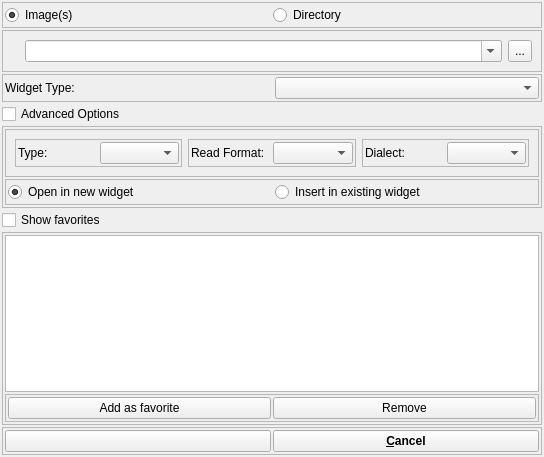
<?xml version="1.0" encoding="UTF-8"?>
<ui version="4.0">
 <class>fileDialog</class>
 <widget class="QWidget" name="fileDialog">
  <property name="geometry">
   <rect>
    <x>0</x>
    <y>0</y>
    <width>544</width>
    <height>457</height>
   </rect>
  </property>
  <property name="sizePolicy">
   <sizepolicy hsizetype="Minimum" vsizetype="Maximum">
    <horstretch>0</horstretch>
    <verstretch>0</verstretch>
   </sizepolicy>
  </property>
  <property name="windowTitle">
   <string>Open Image(s)</string>
  </property>
  <layout class="QVBoxLayout" name="verticalLayout">
   <property name="spacing">
    <number>2</number>
   </property>
   <property name="margin">
    <number>2</number>
   </property>
   <item>
    <widget class="QFrame" name="frame_2">
     <property name="sizePolicy">
      <sizepolicy hsizetype="Minimum" vsizetype="Minimum">
       <horstretch>0</horstretch>
       <verstretch>0</verstretch>
      </sizepolicy>
     </property>
     <property name="frameShape">
      <enum>QFrame::StyledPanel</enum>
     </property>
     <property name="frameShadow">
      <enum>QFrame::Raised</enum>
     </property>
     <layout class="QHBoxLayout" name="horizontalLayout_7">
      <property name="spacing">
       <number>2</number>
      </property>
      <property name="margin">
       <number>2</number>
      </property>
      <item>
       <widget class="QRadioButton" name="imageRadio">
        <property name="sizePolicy">
         <sizepolicy hsizetype="Minimum" vsizetype="Minimum">
          <horstretch>0</horstretch>
          <verstretch>0</verstretch>
         </sizepolicy>
        </property>
        <property name="text">
         <string>Image(s)</string>
        </property>
        <property name="checked">
         <bool>true</bool>
        </property>
       </widget>
      </item>
      <item>
       <widget class="QRadioButton" name="dirRadio">
        <property name="sizePolicy">
         <sizepolicy hsizetype="Minimum" vsizetype="Minimum">
          <horstretch>0</horstretch>
          <verstretch>0</verstretch>
         </sizepolicy>
        </property>
        <property name="text">
         <string>Directory</string>
        </property>
       </widget>
      </item>
     </layout>
    </widget>
   </item>
   <item>
    <widget class="QFrame" name="frame">
     <property name="sizePolicy">
      <sizepolicy hsizetype="Minimum" vsizetype="Minimum">
       <horstretch>0</horstretch>
       <verstretch>0</verstretch>
      </sizepolicy>
     </property>
     <property name="frameShape">
      <enum>QFrame::StyledPanel</enum>
     </property>
     <property name="frameShadow">
      <enum>QFrame::Raised</enum>
     </property>
     <layout class="QHBoxLayout" name="horizontalLayout">
      <item>
       <widget class="QLabel" name="fileDirLabel">
        <property name="sizePolicy">
         <sizepolicy hsizetype="Maximum" vsizetype="Minimum">
          <horstretch>0</horstretch>
          <verstretch>0</verstretch>
         </sizepolicy>
        </property>
        <property name="text">
         <string/>
        </property>
       </widget>
      </item>
      <item>
       <widget class="QComboBox" name="fileDirEdit">
        <property name="sizePolicy">
         <sizepolicy hsizetype="Minimum" vsizetype="Minimum">
          <horstretch>0</horstretch>
          <verstretch>0</verstretch>
         </sizepolicy>
        </property>
        <property name="editable">
         <bool>true</bool>
        </property>
        <property name="insertPolicy">
         <enum>QComboBox::InsertAtTop</enum>
        </property>
       </widget>
      </item>
      <item>
       <widget class="QToolButton" name="browseButton">
        <property name="sizePolicy">
         <sizepolicy hsizetype="Fixed" vsizetype="Minimum">
          <horstretch>0</horstretch>
          <verstretch>0</verstretch>
         </sizepolicy>
        </property>
        <property name="text">
         <string>...</string>
        </property>
       </widget>
      </item>
     </layout>
    </widget>
   </item>
   <item>
    <widget class="QFrame" name="widgetTypeframe">
     <property name="frameShape">
      <enum>QFrame::StyledPanel</enum>
     </property>
     <property name="frameShadow">
      <enum>QFrame::Raised</enum>
     </property>
     <layout class="QHBoxLayout" name="horizontalLayout_8">
      <property name="margin">
       <number>2</number>
      </property>
      <item>
       <widget class="QLabel" name="label">
        <property name="text">
         <string>Widget Type:</string>
        </property>
       </widget>
      </item>
      <item>
       <widget class="QComboBox" name="widgetTypeComboBox"/>
      </item>
     </layout>
    </widget>
   </item>
   <item>
    <widget class="QCheckBox" name="advancedOptionsCheck">
     <property name="sizePolicy">
      <sizepolicy hsizetype="Minimum" vsizetype="Minimum">
       <horstretch>0</horstretch>
       <verstretch>0</verstretch>
      </sizepolicy>
     </property>
     <property name="text">
      <string>Advanced Options</string>
     </property>
    </widget>
   </item>
   <item>
    <widget class="QFrame" name="advancedOptionsFrame">
     <property name="sizePolicy">
      <sizepolicy hsizetype="Minimum" vsizetype="Minimum">
       <horstretch>0</horstretch>
       <verstretch>0</verstretch>
      </sizepolicy>
     </property>
     <property name="frameShape">
      <enum>QFrame::StyledPanel</enum>
     </property>
     <property name="frameShadow">
      <enum>QFrame::Raised</enum>
     </property>
     <layout class="QVBoxLayout" name="verticalLayout_2">
      <property name="spacing">
       <number>2</number>
      </property>
      <property name="sizeConstraint">
       <enum>QLayout::SetMinimumSize</enum>
      </property>
      <property name="margin">
       <number>2</number>
      </property>
      <item>
       <widget class="QFrame" name="frame_4">
        <property name="sizePolicy">
         <sizepolicy hsizetype="Preferred" vsizetype="Minimum">
          <horstretch>0</horstretch>
          <verstretch>0</verstretch>
         </sizepolicy>
        </property>
        <property name="frameShape">
         <enum>QFrame::StyledPanel</enum>
        </property>
        <property name="frameShadow">
         <enum>QFrame::Raised</enum>
        </property>
        <layout class="QHBoxLayout" name="horizontalLayout_2">
         <item>
          <widget class="QFrame" name="typeFrame">
           <property name="sizePolicy">
            <sizepolicy hsizetype="Preferred" vsizetype="Minimum">
             <horstretch>0</horstretch>
             <verstretch>0</verstretch>
            </sizepolicy>
           </property>
           <property name="frameShape">
            <enum>QFrame::StyledPanel</enum>
           </property>
           <property name="frameShadow">
            <enum>QFrame::Raised</enum>
           </property>
           <layout class="QHBoxLayout" name="horizontalLayout_4">
            <property name="spacing">
             <number>2</number>
            </property>
            <property name="margin">
             <number>2</number>
            </property>
            <item>
             <widget class="QLabel" name="typeLabel">
              <property name="sizePolicy">
               <sizepolicy hsizetype="Preferred" vsizetype="Minimum">
                <horstretch>0</horstretch>
                <verstretch>0</verstretch>
               </sizepolicy>
              </property>
              <property name="text">
               <string>Type:</string>
              </property>
             </widget>
            </item>
            <item>
             <widget class="QComboBox" name="typeComboBox">
              <property name="sizePolicy">
               <sizepolicy hsizetype="Preferred" vsizetype="Minimum">
                <horstretch>0</horstretch>
                <verstretch>0</verstretch>
               </sizepolicy>
              </property>
             </widget>
            </item>
           </layout>
          </widget>
         </item>
         <item>
          <widget class="QFrame" name="rfFrame">
           <property name="sizePolicy">
            <sizepolicy hsizetype="Preferred" vsizetype="Minimum">
             <horstretch>0</horstretch>
             <verstretch>0</verstretch>
            </sizepolicy>
           </property>
           <property name="frameShape">
            <enum>QFrame::StyledPanel</enum>
           </property>
           <property name="frameShadow">
            <enum>QFrame::Raised</enum>
           </property>
           <layout class="QHBoxLayout" name="horizontalLayout_5">
            <property name="spacing">
             <number>2</number>
            </property>
            <property name="margin">
             <number>2</number>
            </property>
            <item>
             <widget class="QLabel" name="rfLabel">
              <property name="sizePolicy">
               <sizepolicy hsizetype="Preferred" vsizetype="Minimum">
                <horstretch>0</horstretch>
                <verstretch>0</verstretch>
               </sizepolicy>
              </property>
              <property name="text">
               <string>Read Format:</string>
              </property>
             </widget>
            </item>
            <item>
             <widget class="QComboBox" name="rfComboBox">
              <property name="sizePolicy">
               <sizepolicy hsizetype="Preferred" vsizetype="Minimum">
                <horstretch>0</horstretch>
                <verstretch>0</verstretch>
               </sizepolicy>
              </property>
             </widget>
            </item>
           </layout>
          </widget>
         </item>
         <item>
          <widget class="QFrame" name="dialectFrame">
           <property name="sizePolicy">
            <sizepolicy hsizetype="Preferred" vsizetype="Minimum">
             <horstretch>0</horstretch>
             <verstretch>0</verstretch>
            </sizepolicy>
           </property>
           <property name="frameShape">
            <enum>QFrame::StyledPanel</enum>
           </property>
           <property name="frameShadow">
            <enum>QFrame::Raised</enum>
           </property>
           <layout class="QHBoxLayout" name="horizontalLayout_6">
            <property name="spacing">
             <number>2</number>
            </property>
            <property name="margin">
             <number>2</number>
            </property>
            <item>
             <widget class="QLabel" name="dialectLabel">
              <property name="sizePolicy">
               <sizepolicy hsizetype="Preferred" vsizetype="Minimum">
                <horstretch>0</horstretch>
                <verstretch>0</verstretch>
               </sizepolicy>
              </property>
              <property name="text">
               <string>Dialect:</string>
              </property>
             </widget>
            </item>
            <item>
             <widget class="QComboBox" name="dialectComboBox">
              <property name="sizePolicy">
               <sizepolicy hsizetype="Preferred" vsizetype="Minimum">
                <horstretch>0</horstretch>
                <verstretch>0</verstretch>
               </sizepolicy>
              </property>
             </widget>
            </item>
           </layout>
          </widget>
         </item>
        </layout>
       </widget>
      </item>
      <item>
       <widget class="QFrame" name="widgetInsertFrame">
        <property name="frameShape">
         <enum>QFrame::StyledPanel</enum>
        </property>
        <property name="frameShadow">
         <enum>QFrame::Raised</enum>
        </property>
        <layout class="QGridLayout" name="gridLayout">
         <property name="margin">
          <number>2</number>
         </property>
         <item row="0" column="2">
          <widget class="QRadioButton" name="insertInWidgetCheck">
           <property name="text">
            <string>Insert in existing widget</string>
           </property>
          </widget>
         </item>
         <item row="0" column="0">
          <widget class="QRadioButton" name="newWidgetCheck">
           <property name="text">
            <string>Open in new widget</string>
           </property>
           <property name="checked">
            <bool>true</bool>
           </property>
          </widget>
         </item>
        </layout>
       </widget>
      </item>
     </layout>
    </widget>
   </item>
   <item>
    <widget class="QCheckBox" name="favoritesCheck">
     <property name="text">
      <string>Show favorites</string>
     </property>
    </widget>
   </item>
   <item>
    <widget class="QFrame" name="favoritesFrame">
     <property name="frameShape">
      <enum>QFrame::StyledPanel</enum>
     </property>
     <property name="frameShadow">
      <enum>QFrame::Raised</enum>
     </property>
     <layout class="QVBoxLayout" name="verticalLayout_3">
      <property name="spacing">
       <number>2</number>
      </property>
      <property name="margin">
       <number>2</number>
      </property>
      <item>
       <widget class="QListWidget" name="favoriteList">
        <property name="selectionMode">
         <enum>QAbstractItemView::SingleSelection</enum>
        </property>
        <property name="horizontalScrollMode">
         <enum>QAbstractItemView::ScrollPerPixel</enum>
        </property>
        <property name="viewMode">
         <enum>QListView::ListMode</enum>
        </property>
       </widget>
      </item>
      <item>
       <widget class="QFrame" name="frame_5">
        <property name="frameShape">
         <enum>QFrame::StyledPanel</enum>
        </property>
        <property name="frameShadow">
         <enum>QFrame::Raised</enum>
        </property>
        <layout class="QHBoxLayout" name="horizontalLayout_9">
         <property name="spacing">
          <number>2</number>
         </property>
         <property name="margin">
          <number>2</number>
         </property>
         <item>
          <widget class="QPushButton" name="addToListButton">
           <property name="text">
            <string>Add as favorite</string>
           </property>
          </widget>
         </item>
         <item>
          <widget class="QPushButton" name="removeFromListButton">
           <property name="text">
            <string>Remove</string>
           </property>
          </widget>
         </item>
        </layout>
       </widget>
      </item>
     </layout>
    </widget>
   </item>
   <item>
    <widget class="QFrame" name="frame_3">
     <property name="sizePolicy">
      <sizepolicy hsizetype="Preferred" vsizetype="Minimum">
       <horstretch>0</horstretch>
       <verstretch>0</verstretch>
      </sizepolicy>
     </property>
     <property name="frameShape">
      <enum>QFrame::StyledPanel</enum>
     </property>
     <property name="frameShadow">
      <enum>QFrame::Raised</enum>
     </property>
     <layout class="QHBoxLayout" name="horizontalLayout_3">
      <property name="spacing">
       <number>2</number>
      </property>
      <property name="margin">
       <number>2</number>
      </property>
      <item>
       <widget class="QPushButton" name="openSaveButton">
        <property name="sizePolicy">
         <sizepolicy hsizetype="Minimum" vsizetype="Minimum">
          <horstretch>0</horstretch>
          <verstretch>0</verstretch>
         </sizepolicy>
        </property>
        <property name="font">
         <font>
          <weight>75</weight>
          <bold>true</bold>
         </font>
        </property>
        <property name="text">
         <string/>
        </property>
       </widget>
      </item>
      <item>
       <widget class="QPushButton" name="cancelButton">
        <property name="sizePolicy">
         <sizepolicy hsizetype="Minimum" vsizetype="Minimum">
          <horstretch>0</horstretch>
          <verstretch>0</verstretch>
         </sizepolicy>
        </property>
        <property name="font">
         <font>
          <weight>75</weight>
          <bold>true</bold>
         </font>
        </property>
        <property name="text">
         <string>&amp;Cancel</string>
        </property>
       </widget>
      </item>
     </layout>
    </widget>
   </item>
  </layout>
 </widget>
 <resources/>
 <connections/>
</ui>
